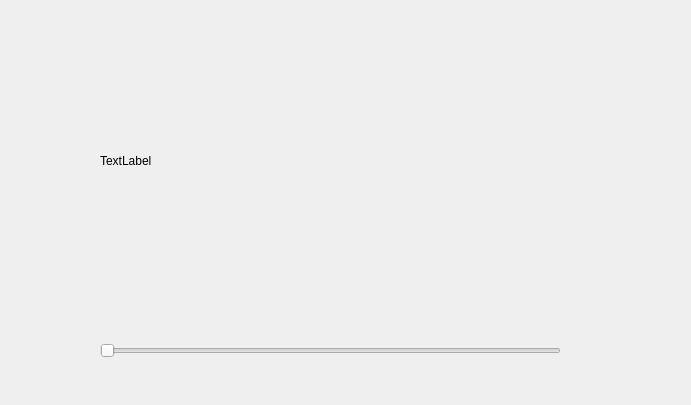
<?xml version="1.0" encoding="UTF-8"?>
<ui version="4.0">
 <class>Widget</class>
 <widget class="QWidget" name="Widget">
  <property name="geometry">
   <rect>
    <x>0</x>
    <y>0</y>
    <width>691</width>
    <height>405</height>
   </rect>
  </property>
  <property name="windowTitle">
   <string>Widget</string>
  </property>
  <widget class="QLabel" name="imageLab">
   <property name="geometry">
    <rect>
     <x>100</x>
     <y>40</y>
     <width>471</width>
     <height>241</height>
    </rect>
   </property>
   <property name="text">
    <string>TextLabel</string>
   </property>
  </widget>
  <widget class="QSlider" name="horizontalSlider">
   <property name="geometry">
    <rect>
     <x>100</x>
     <y>340</y>
     <width>461</width>
     <height>22</height>
    </rect>
   </property>
   <property name="orientation">
    <enum>Qt::Horizontal</enum>
   </property>
  </widget>
 </widget>
 <layoutdefault spacing="6" margin="11"/>
 <resources/>
 <connections/>
</ui>
